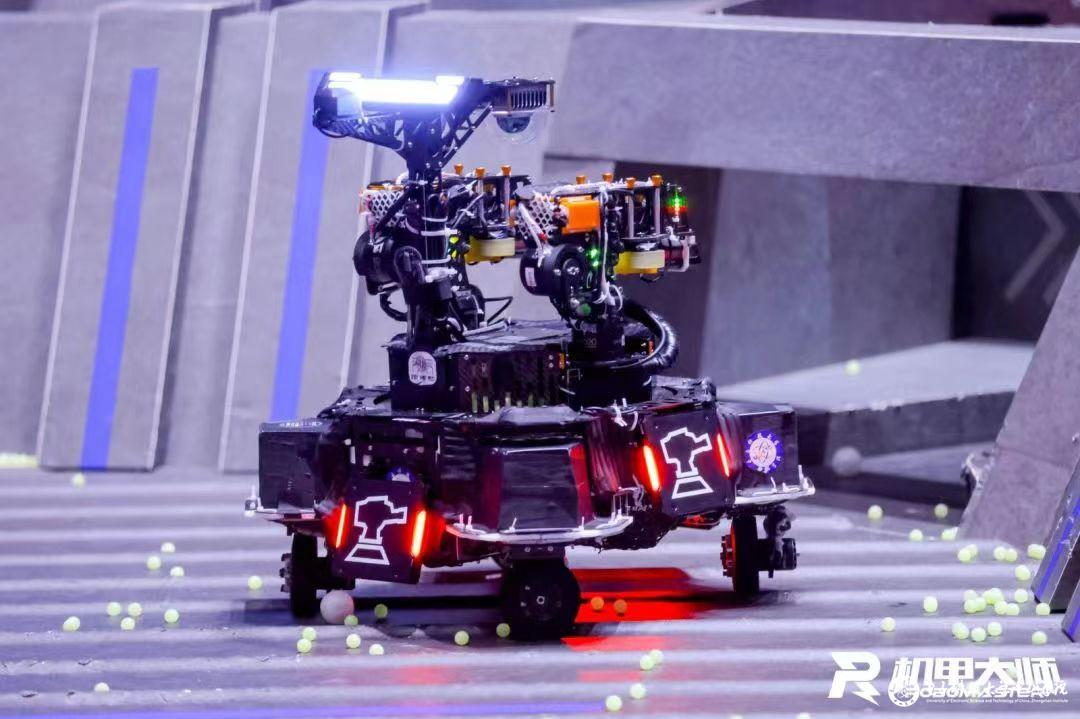
//> input picture images/r1.jpg, 1080 x 719 px
$ ./threshold_debug images/r1.jpg red   (built with g++ and OpenCV 4)
//> lines starting //> are read from the running program, lines starting //| are printed output that depends on the picture; after the words box and inside, x2 and y2 are one past the last pixel; in counts of white or black regions, pixels touching at a corner belong together

// threshold_debug.cpp —— 专用 HSV 阈值调试工具
// 用法: ./threshold_debug <图片路径> <red|blue>
// 拖滑块调 HSV，看 mask 实时变化，按 q 退出

#include <opencv2/opencv.hpp>
#include <iostream>

// 全局滑块变量（调试工具专用，允许全局）
int hmin=0, smin=0, vmin=0;
int hmax=179, smax=255, vmax=255;


int main(int argc,char* argv[]){
    if(argc < 3){
        std::cout << "用法： ./threshold_debug <图片路径> <red|blue>"<< std::endl;
        return 1;
    }
    bool usedRed = (std::string(argv[2]) == "red");

    cv::Mat img = cv::imread(argv[1]);
//> img is the input picture: 719 rows x 1080 cols, CV_8UC3; mean B, G, R 158.5, 117.4, 130.3
    if(img.empty()){ std::cout<< "获取图片失败"<<std::endl; return 1;}

  // 红色是两段 H：0~10 和 160~179；蓝色一段。这里先用单段，红色问题后面处理
    if (usedRed) { hmin = 160; hmax = 179; }
    else         { hmin = 90;  hmax = 120; }

    int rHmin2 = 160, rHmax2 = 179;
    cv::namedWindow("TrackBars", cv::WINDOW_NORMAL);
         cv::createTrackbar("H2 min", "TrackBars", &rHmin2, 179);//red
         cv::createTrackbar("H2 max", "TrackBars", &rHmax2, 179);//red
    cv::createTrackbar("H min", "TrackBars", &hmin, 179);
    cv::createTrackbar("H max", "TrackBars", &hmax, 179);
    cv::createTrackbar("S min", "TrackBars", &smin, 255);
    cv::createTrackbar("S max", "TrackBars", &smax, 255);
    cv::createTrackbar("V min", "TrackBars", &vmin, 255);
    cv::createTrackbar("V max", "TrackBars", &vmax, 255);

    while (true) {
        cv::Mat mask1, mask2, mask, hsv;
        cv::cvtColor(img, hsv, cv::COLOR_BGR2HSV);
//> hsv: 719 rows x 1080 cols, CV_8UC3; mean H, S, V 125.9, 89.5, 162.4
        if(usedRed){
            cv::inRange(hsv, cv::Scalar(hmin, smin, vmin),cv::Scalar(hmax, smax, vmax), mask1);
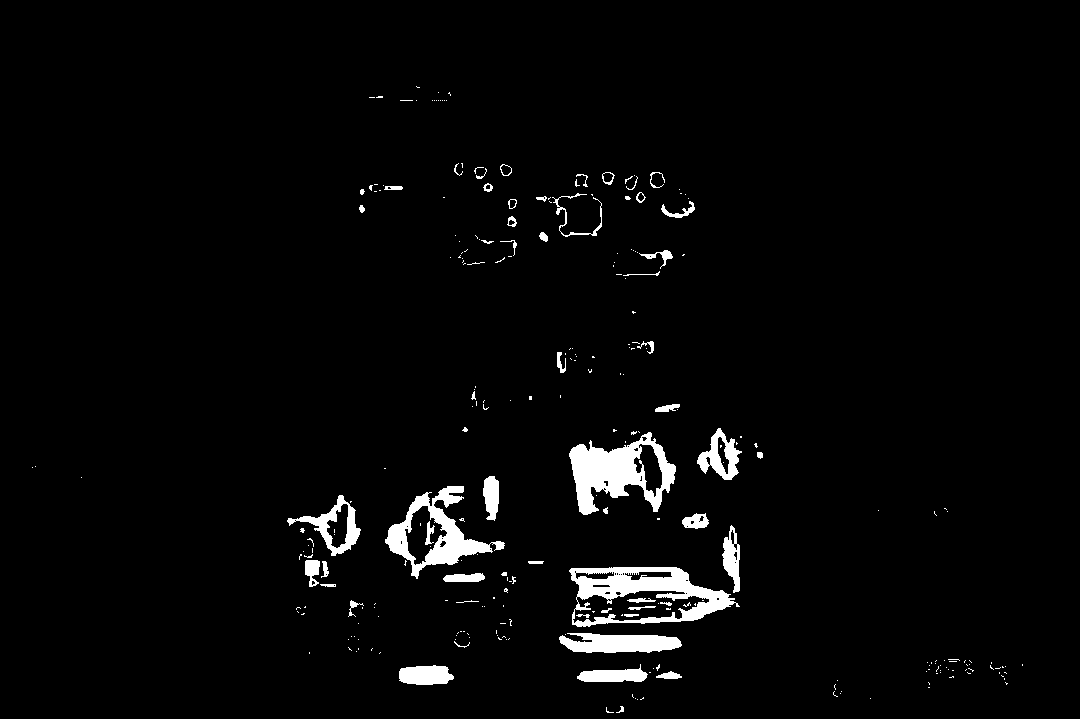
//> mask1: 719 rows x 1080 cols, CV_8UC1; 3% white; 282 white regions (225 under 20 px), largest, box (x1, y1, x2, y2) and area: (569, 567, 740, 627) 4436, (569, 432, 676, 515) 4304, (385, 486, 505, 579) 3247
            cv::inRange(hsv, cv::Scalar(rHmin2, smin, vmin),cv::Scalar(rHmax2, smax, vmax), mask2);;

            cv::bitwise_or(mask1, mask2, mask);//合并红色的跨色域
        }else{
        cv::inRange(hsv, cv::Scalar(hmin, smin, vmin),
                          cv::Scalar(hmax, smax, vmax), mask);
        }
                          // 形态学：调参时也能看效果
        cv::Mat kernel = cv::getStructuringElement(cv::MORPH_ELLIPSE, cv::Size(7,7));
        cv::morphologyEx(mask, mask, cv::MORPH_CLOSE, kernel);
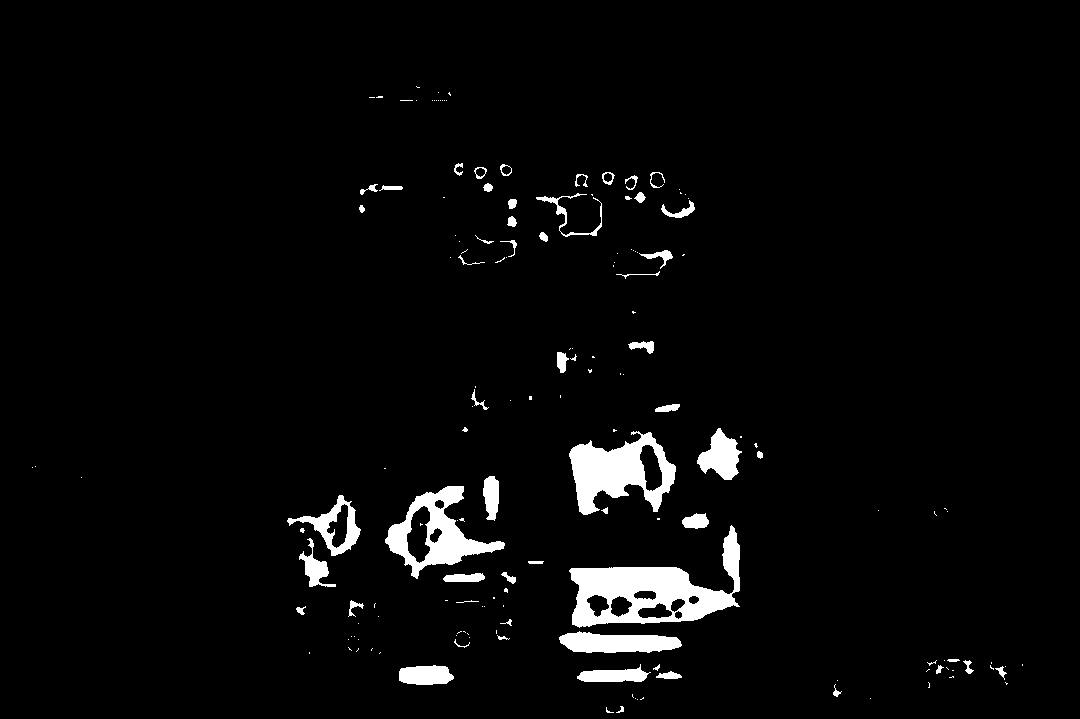
//> mask: 719 rows x 1080 cols, CV_8UC1; 3.5% white; 165 white regions (108 under 20 px), largest, box (x1, y1, x2, y2) and area: (569, 525, 740, 628) 6980, (569, 431, 676, 515) 4639, (385, 486, 505, 579) 3810

        cv::imshow("img", img);
        cv::imshow("mask", mask);
        int key = cv::waitKey(30);
//> the 'q' key is pressed
        if (key == 'q') break;                    // q 退出
       if (key == 's') {
    if (usedRed)
        std::cout << "当前: H " << hmin << "~" << hmax
                  << " H2 " << rHmin2 << "~" << rHmax2
                  << " S " << smin << "~" << smax
                  << " V " << vmin << "~" << vmax << std::endl;
    else
        std::cout << "当前: H " << hmin << "~" << hmax
                  << " S " << smin << "~" << smax
                  << " V " << vmin << "~" << vmax << std::endl;
  }
    }
    return 0;
}

$ run again, on images/r2.png
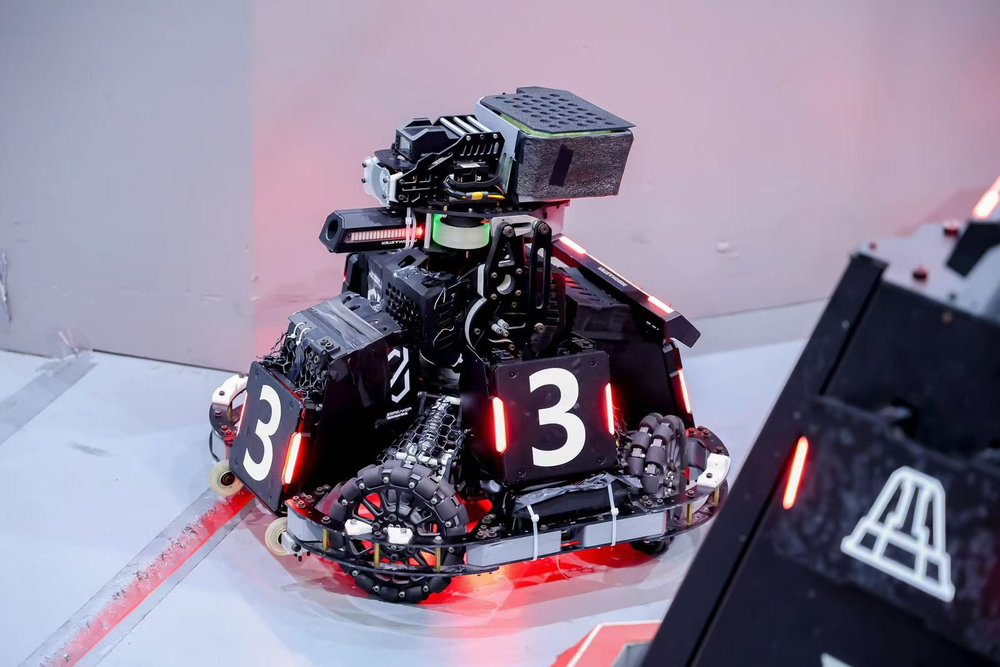
//> input picture images/r2.png, 1000 x 667 px, shrunk from 1600 x 1067 before the run
//> img is the input picture: 667 rows x 1000 cols, CV_8UC3; mean B, G, R 146.5, 127, 136.6
//> hsv: 667 rows x 1000 cols, CV_8UC3; mean H, S, V 127.4, 68.1, 152.2
//> `cv::inRange(hsv, cv::Scalar(hmin, smin, vmin),cv::Scalar(hmax, smax, v..`:
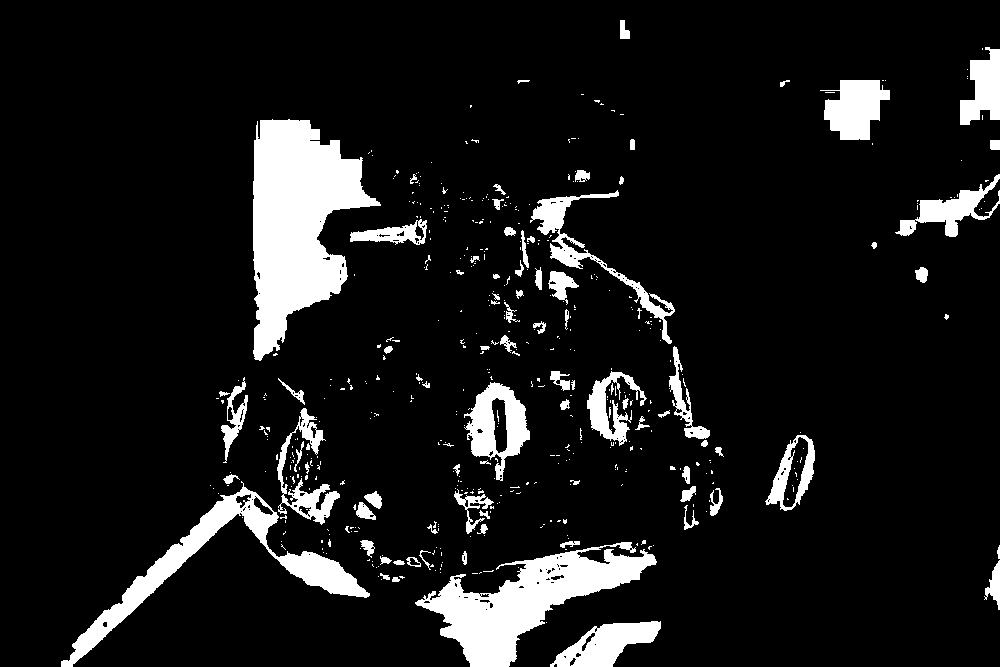
//> mask1: 667 rows x 1000 cols, CV_8UC1; 10% white; 501 white regions (414 under 20 px), largest, box (x1, y1, x2, y2) and area: (253, 119, 381, 361) 17325, (415, 542, 657, 667) 11375, (61, 481, 370, 667) 7585
//> `cv::morphologyEx(mask, mask, cv::MORPH_CLOSE, kernel);`:
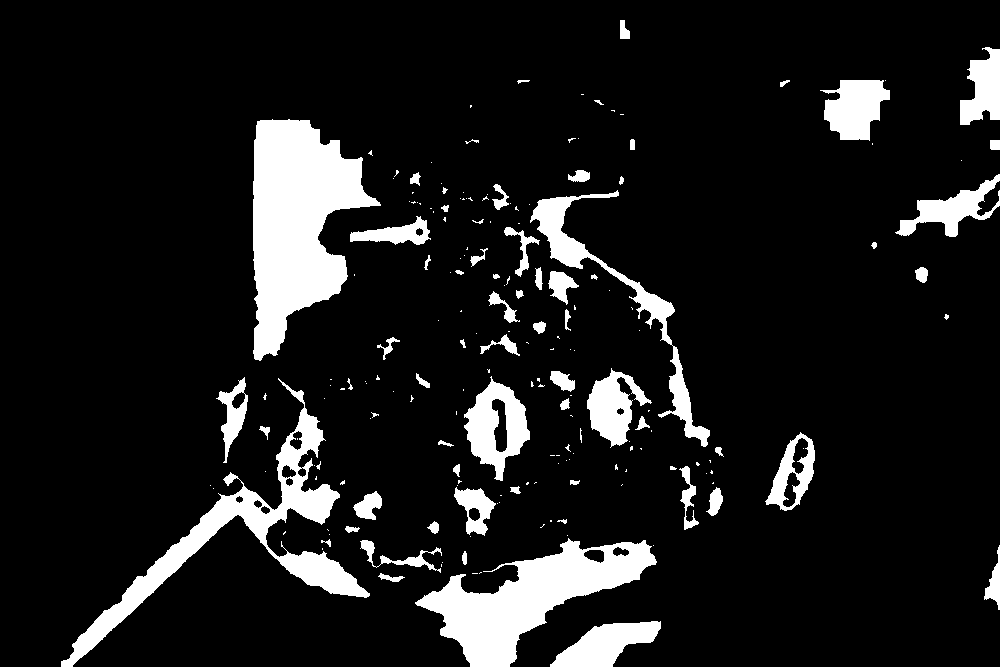
//> mask: 667 rows x 1000 cols, CV_8UC1; 11.2% white; 193 white regions (124 under 20 px), largest, box (x1, y1, x2, y2) and area: (253, 119, 381, 361) 17545, (415, 538, 657, 667) 12314, (61, 378, 370, 667) 11420

$ run again, on images/r3.png
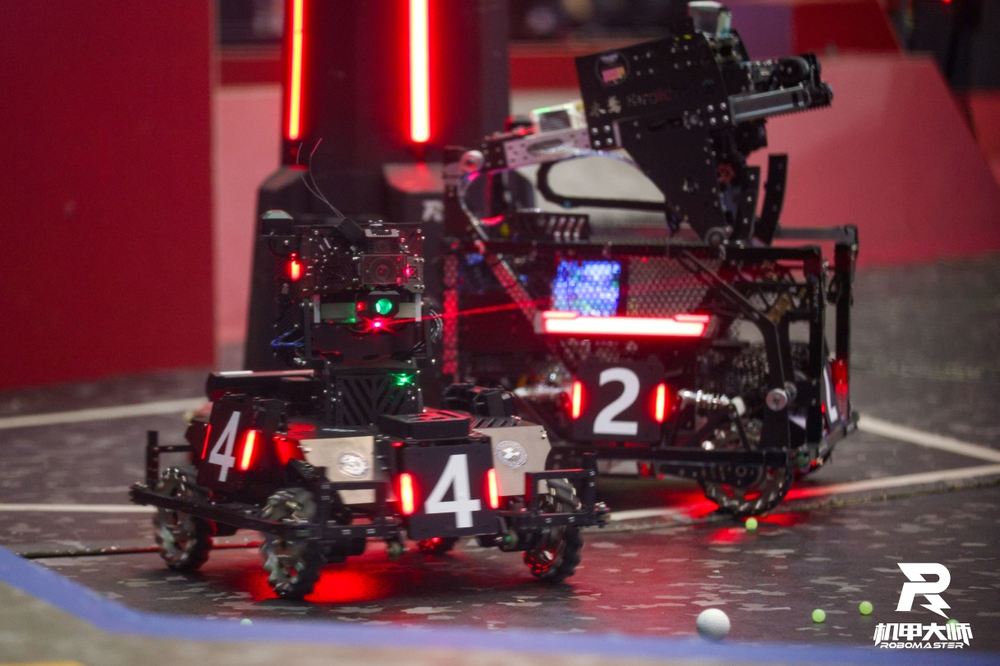
//> input picture images/r3.png, 1000 x 666 px, shrunk from 1217 x 811 before the run
//> img is the input picture: 666 rows x 1000 cols, CV_8UC3; mean B, G, R 63.2, 54.6, 100
//> hsv: 666 rows x 1000 cols, CV_8UC3; mean H, S, V 134.6, 122.4, 102.4
//> `cv::inRange(hsv, cv::Scalar(hmin, smin, vmin),cv::Scalar(hmax, smax, v..`:
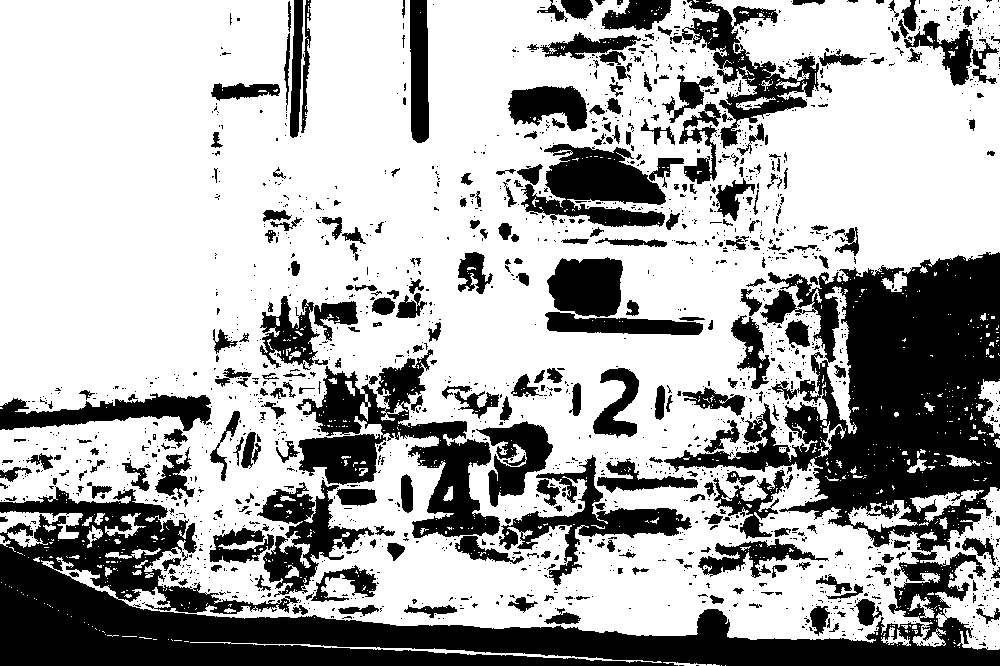
//> mask1: 666 rows x 1000 cols, CV_8UC1; 67.3% white; 1850 black regions (1538 under 20 px), largest, box (x1, y1, x2, y2) and area: (0, 252, 1000, 666) 105605, (296, 349, 500, 538) 13537, (521, 144, 666, 227) 6954
//> `cv::morphologyEx(mask, mask, cv::MORPH_CLOSE, kernel);`:
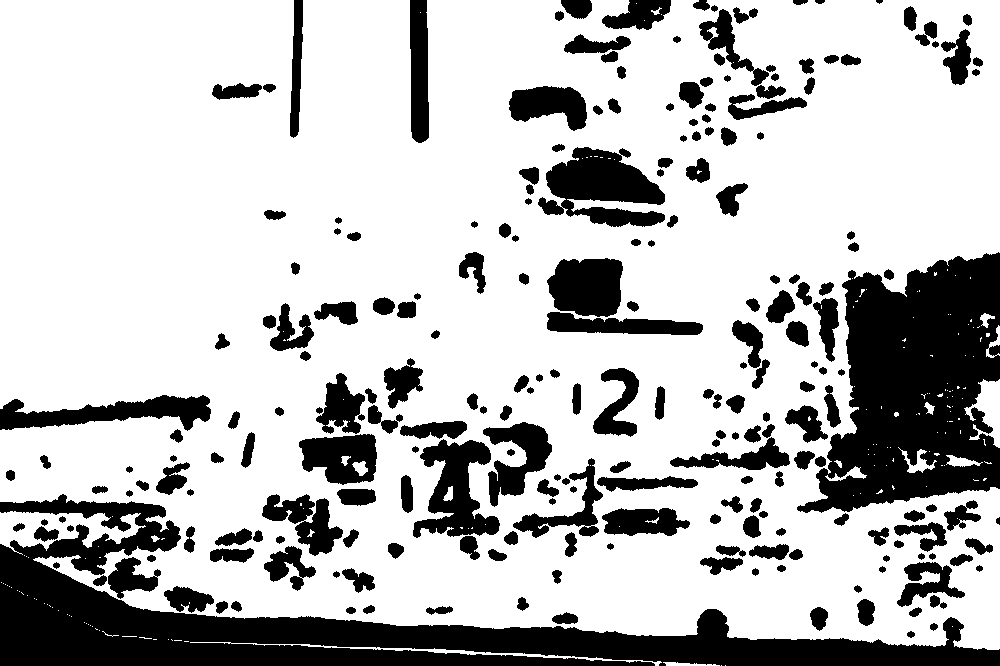
//> mask: 666 rows x 1000 cols, CV_8UC1; 74.4% white; 235 black regions, largest, box (x1, y1, x2, y2) and area: (0, 494, 1000, 666) 48871, (797, 252, 1000, 513) 33879, (538, 147, 665, 227) 6099
